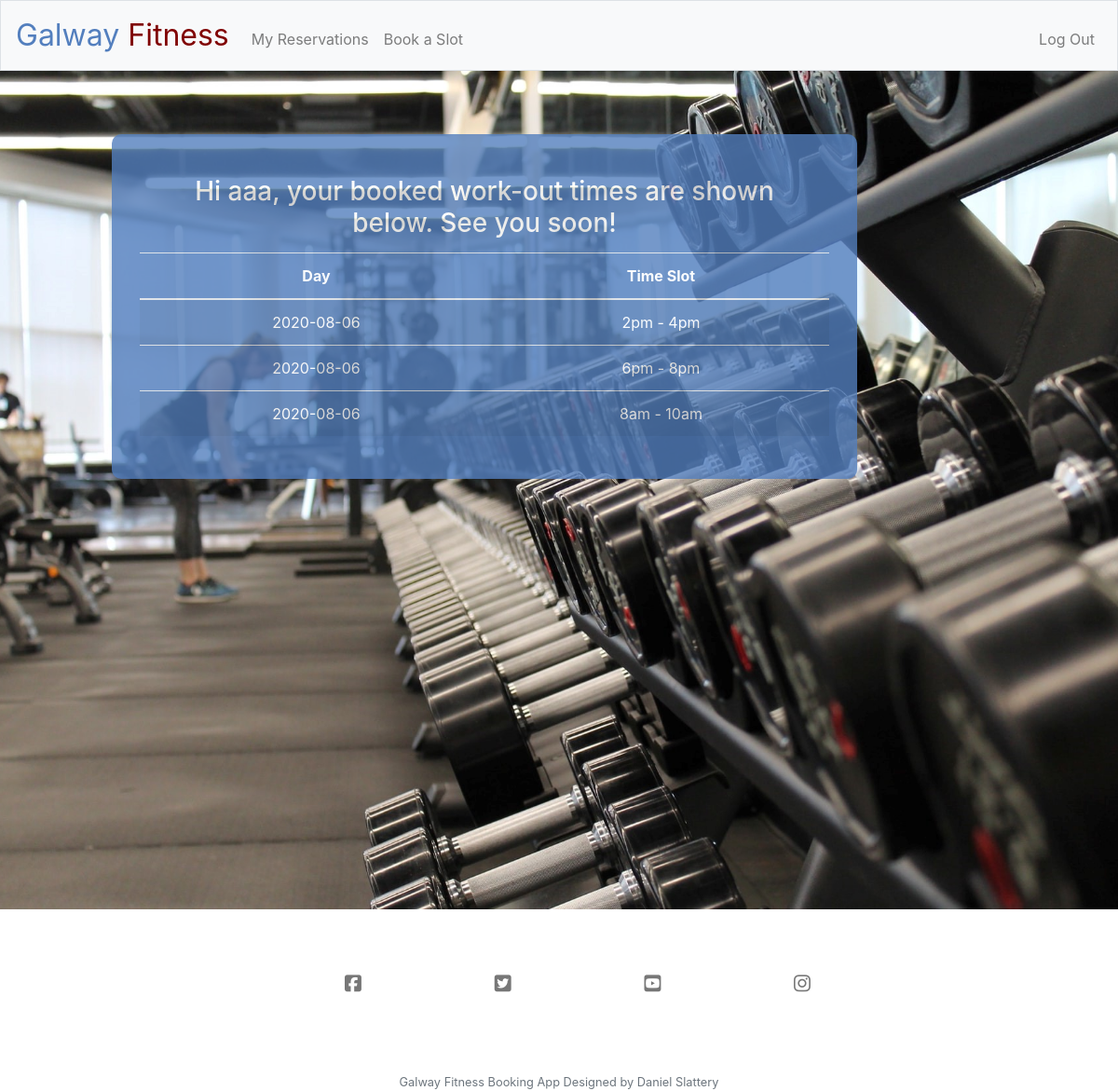
Screenshot of /reservations (signed in) with the database file from the repository.
### tables this page shows
CREATE TABLE 'users' ('id' INTEGER PRIMARY KEY AUTOINCREMENT NOT NULL, 'username' TEXT NOT NULL, 'hash' TEXT NOT NULL);

CREATE TABLE 'timeslots' ('user_id' INT,'slot_id' text, 'date' date);

### application.py (the view)
@app.route("/reservations", methods=["GET", "POST"])
@login_required
def bookings():
    id = session["user_id"]
    usernames = db.execute("SELECT username FROM users WHERE id = :id", id=id)
    name = usernames[0]["username"]
    bookings = db.execute("SELECT * FROM timeslots WHERE user_id = :id", id=id)
    if not bookings:
        flash("You do not have any appointments!")
    return render_template("reservations.html", bookings=bookings, name=name)

### application.py (called while the page is built)
@app.after_request
def after_request(response):
    response.headers["Cache-Control"] = "no-cache, no-store, must-revalidate"
    response.headers["Expires"] = 0
    response.headers["Pragma"] = "no-cache"
    return response

### helpers.py (called while the page is built)
def login_required(f):
    @wraps(f)
    def decorated_function(*args, **kwargs):
        if session.get("user_id") is None:
            return redirect("/login")
        return f(*args, **kwargs)
    return decorated_function

### templates/reservations.html (shortened to what this page needs)
{% extends "layout.html" %}
{% block main %}
    <section class="book_main_body">
    <h3>Hi {{ name }}, your booked work-out times are shown below. See you soon!</h3>
    <table class="table table-striped">
        <thead>
            <tr>
                <th>Day</th>
                <th>Time Slot</th>
            </tr>
        </thead>
        <tbody>
            {% for booking in bookings %}
                <tr>
                    <td name="date">{{ booking["date"] }}</td>
                    <td name="time">{{ booking["slot_id"] }}</td>
                </tr>
            {% endfor %}
        </tbody>
    </table>
    </section>
{% endblock %}

### static/styles.css (style rules this page uses)
.book_main_body { margin-top: 20px; color: #fff; background-color: #537fbe; opacity: 0.8; max-width: 800px; position: absolute; left: 10%; padding: 30px; border-radius: 10px; }
.book_main_body h3 { margin: 15px; }

### rows the page displays
users: username "aaa"
timeslots: date "2020-08-06", slot_id "2pm - 4pm"
timeslots: date "2020-08-06", slot_id "6pm - 8pm"
timeslots: date "2020-08-06", slot_id "8am - 10am"
